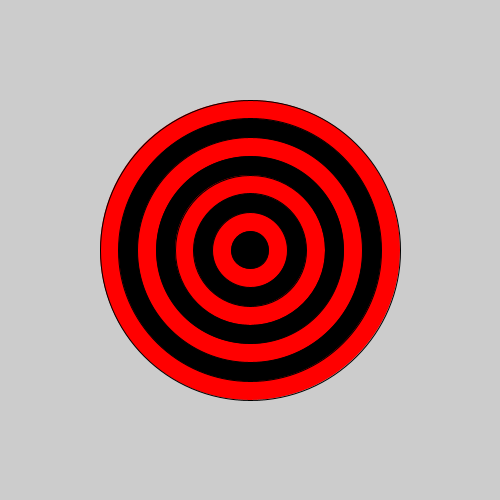
Frame 1 (no input)
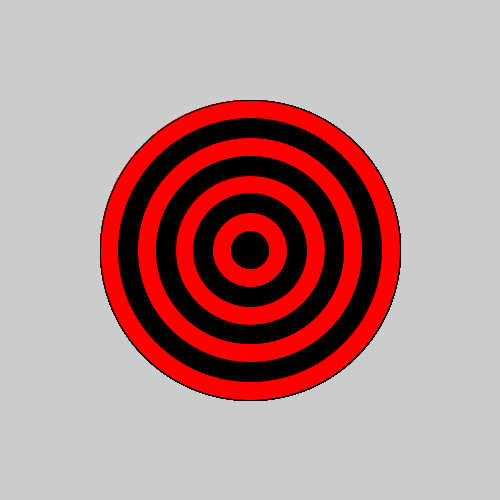
Frame 60 (the mouse pressed at the canvas centre just before this capture)
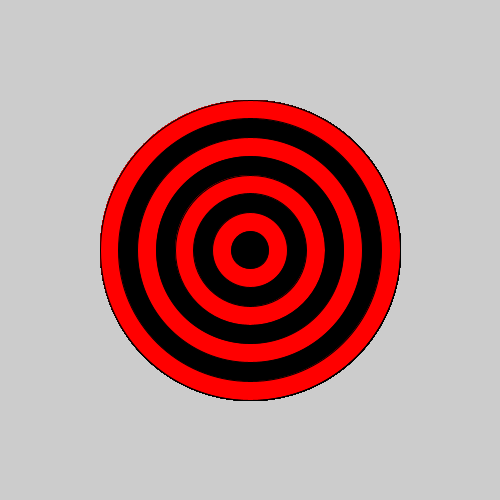
Frame 120 (the mouse held since frame 60 and released just before this capture)

The Processing sketch that drew these frames (run headless with seeded random() and noise(); from frame 60 on, the mouse is pressed at the canvas centre):

// Processing sketch: bullseye
// ── bullseye.pde

void setup() {
 
  // set the size of your sketch
  size(500, 500);
}

void draw() {
  
  //Starting with the largest ellipse, use a for loop to draw a bullseye with ellipses.
  for(int i = 0; i < 8; i++){
    if(i % 2 == 0){
      fill(255, 0, 0);
    }else{
      fill(0, 0, 0);
    }
    ellipse(250, 250, 300-i*37.5, 300-i*37.5);
  }
  //Use an if statement and modulo to alternate the color of your rings.
}
